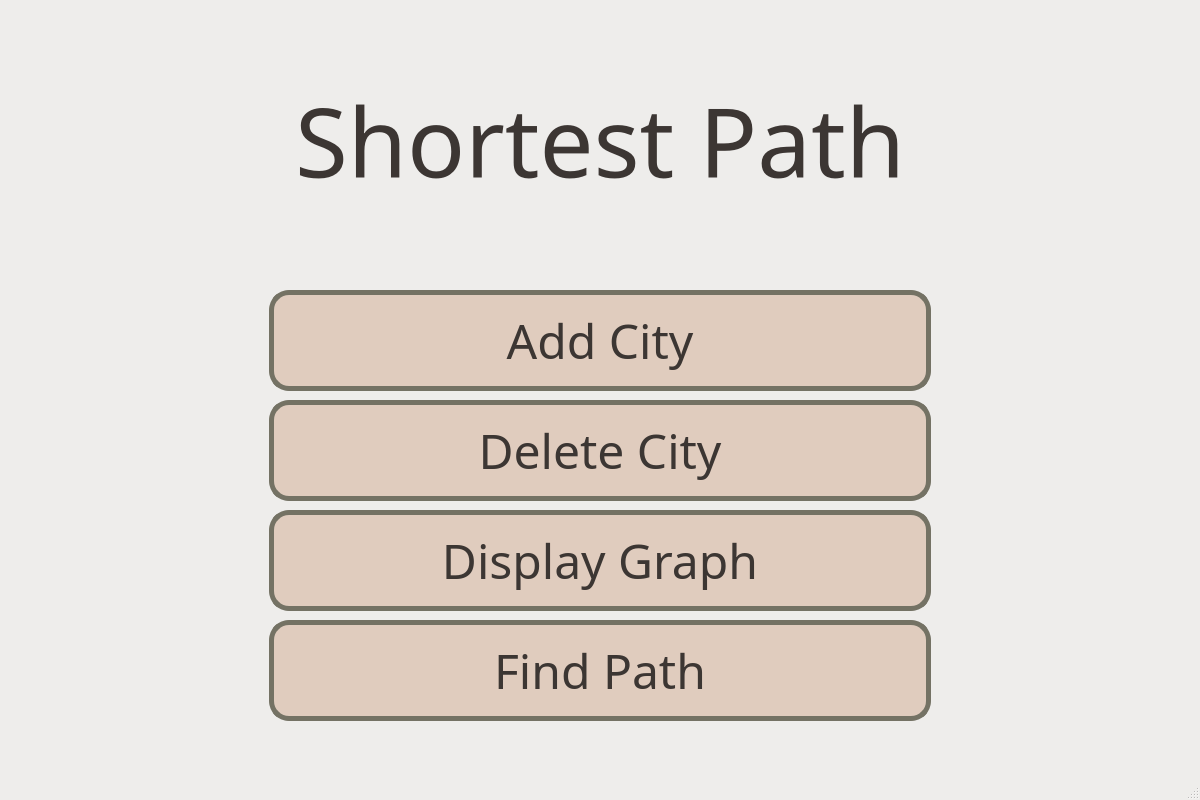
<?xml version="1.0" encoding="UTF-8"?>
<ui version="4.0">
 <class>MainWindow</class>
 <widget class="QMainWindow" name="MainWindow">
  <property name="geometry">
   <rect>
    <x>0</x>
    <y>0</y>
    <width>1200</width>
    <height>800</height>
   </rect>
  </property>
  <property name="palette">
   <palette>
    <active>
     <colorrole role="Window">
      <brush brushstyle="SolidPattern">
       <color alpha="255">
        <red>238</red>
        <green>237</green>
        <blue>235</blue>
       </color>
      </brush>
     </colorrole>
    </active>
    <inactive>
     <colorrole role="Window">
      <brush brushstyle="SolidPattern">
       <color alpha="255">
        <red>238</red>
        <green>237</green>
        <blue>235</blue>
       </color>
      </brush>
     </colorrole>
    </inactive>
    <disabled>
     <colorrole role="Base">
      <brush brushstyle="SolidPattern">
       <color alpha="255">
        <red>238</red>
        <green>237</green>
        <blue>235</blue>
       </color>
      </brush>
     </colorrole>
     <colorrole role="Window">
      <brush brushstyle="SolidPattern">
       <color alpha="255">
        <red>238</red>
        <green>237</green>
        <blue>235</blue>
       </color>
      </brush>
     </colorrole>
    </disabled>
   </palette>
  </property>
  <property name="windowTitle">
   <string>MainWindow</string>
  </property>
  <widget class="QWidget" name="centralwidget">
   <widget class="QLabel" name="label">
    <property name="geometry">
     <rect>
      <x>214</x>
      <y>50</y>
      <width>772</width>
      <height>181</height>
     </rect>
    </property>
    <property name="font">
     <font>
      <family>Bauhaus 93</family>
      <pointsize>72</pointsize>
      <italic>false</italic>
      <bold>false</bold>
      <strikeout>false</strikeout>
     </font>
    </property>
    <property name="styleSheet">
     <string notr="true">color:  rgb(60, 54, 51);</string>
    </property>
    <property name="text">
     <string>Shortest Path</string>
    </property>
    <property name="alignment">
     <set>Qt::AlignCenter</set>
    </property>
   </widget>
   <widget class="QPushButton" name="add_city">
    <property name="geometry">
     <rect>
      <x>269</x>
      <y>290</y>
      <width>662</width>
      <height>101</height>
     </rect>
    </property>
    <property name="font">
     <font>
      <family>Bauhaus 93</family>
      <pointsize>-1</pointsize>
      <italic>false</italic>
      <bold>false</bold>
     </font>
    </property>
    <property name="styleSheet">
     <string notr="true"> background-color: rgb(224, 204, 190);
    border-style: solid;
    color:  rgb(60, 54, 51);
    border-width: 5px;
    border-radius: 20px;
    border-color: rgb(116, 114, 100);
    font: 48px;
    padding: 6px;
</string>
    </property>
    <property name="text">
     <string>Add City</string>
    </property>
   </widget>
   <widget class="QPushButton" name="find_path">
    <property name="geometry">
     <rect>
      <x>269</x>
      <y>620</y>
      <width>662</width>
      <height>101</height>
     </rect>
    </property>
    <property name="font">
     <font>
      <family>Bauhaus 93</family>
      <pointsize>-1</pointsize>
      <italic>false</italic>
      <bold>false</bold>
     </font>
    </property>
    <property name="styleSheet">
     <string notr="true"> background-color: rgb(224, 204, 190);
    border-style: solid;
    color:  rgb(60, 54, 51);
    border-width: 5px;
    border-radius: 20px;
    border-color: rgb(116, 114, 100);
    font: 48px;
    padding: 6px;
</string>
    </property>
    <property name="text">
     <string>Find Path</string>
    </property>
   </widget>
   <widget class="QPushButton" name="delete_city">
    <property name="geometry">
     <rect>
      <x>269</x>
      <y>400</y>
      <width>662</width>
      <height>101</height>
     </rect>
    </property>
    <property name="font">
     <font>
      <family>Bauhaus 93</family>
      <pointsize>-1</pointsize>
      <italic>false</italic>
      <bold>false</bold>
     </font>
    </property>
    <property name="styleSheet">
     <string notr="true"> background-color: rgb(224, 204, 190);
    border-style: solid;
    color:  rgb(60, 54, 51);
    border-width: 5px;
    border-radius: 20px;
    border-color: rgb(116, 114, 100);
    font: 48px;
    padding: 6px;
</string>
    </property>
    <property name="text">
     <string>Delete City</string>
    </property>
   </widget>
   <widget class="QPushButton" name="display_graph">
    <property name="geometry">
     <rect>
      <x>269</x>
      <y>510</y>
      <width>662</width>
      <height>101</height>
     </rect>
    </property>
    <property name="font">
     <font>
      <family>Bauhaus 93</family>
      <pointsize>-1</pointsize>
      <italic>false</italic>
      <bold>false</bold>
     </font>
    </property>
    <property name="styleSheet">
     <string notr="true"> background-color: rgb(224, 204, 190);
    border-style: solid;
    color:  rgb(60, 54, 51);
    border-width: 5px;
    border-radius: 20px;
    border-color: rgb(116, 114, 100);
    font: 48px;
    padding: 6px;
</string>
    </property>
    <property name="text">
     <string>Display Graph</string>
    </property>
   </widget>
  </widget>
  <widget class="QMenuBar" name="menubar">
   <property name="geometry">
    <rect>
     <x>0</x>
     <y>0</y>
     <width>1200</width>
     <height>25</height>
    </rect>
   </property>
  </widget>
  <widget class="QStatusBar" name="statusbar"/>
 </widget>
 <resources/>
 <connections/>
</ui>
